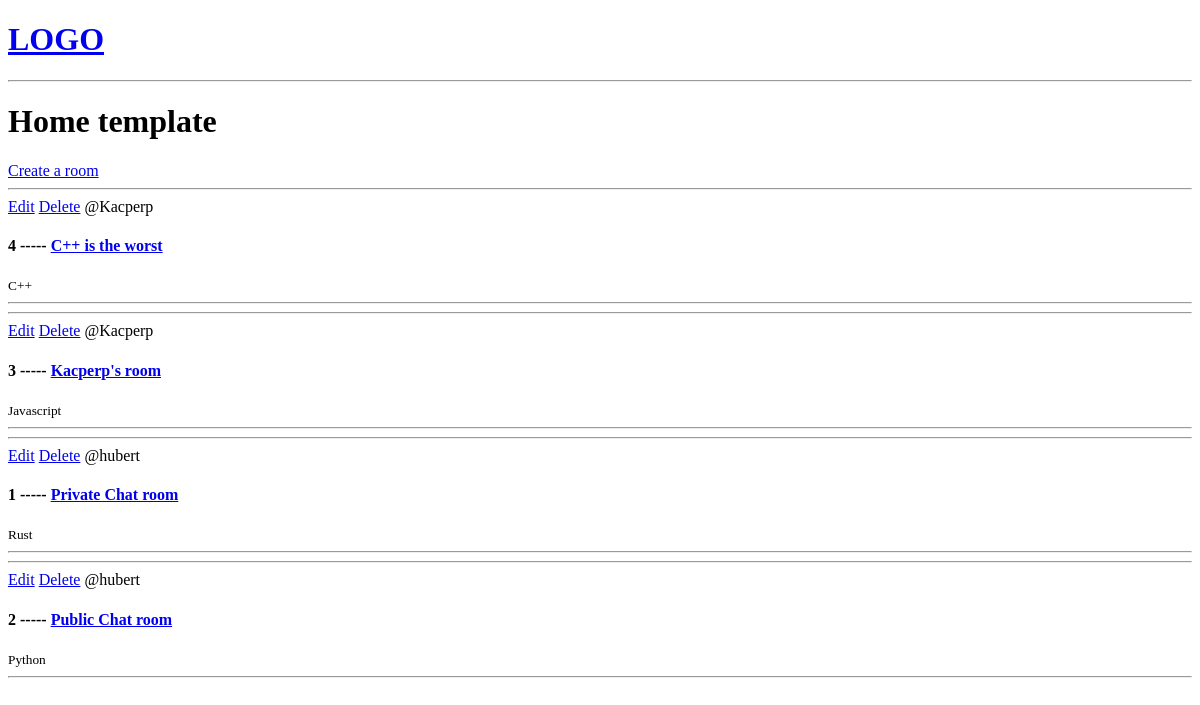
The app's page /, older data.
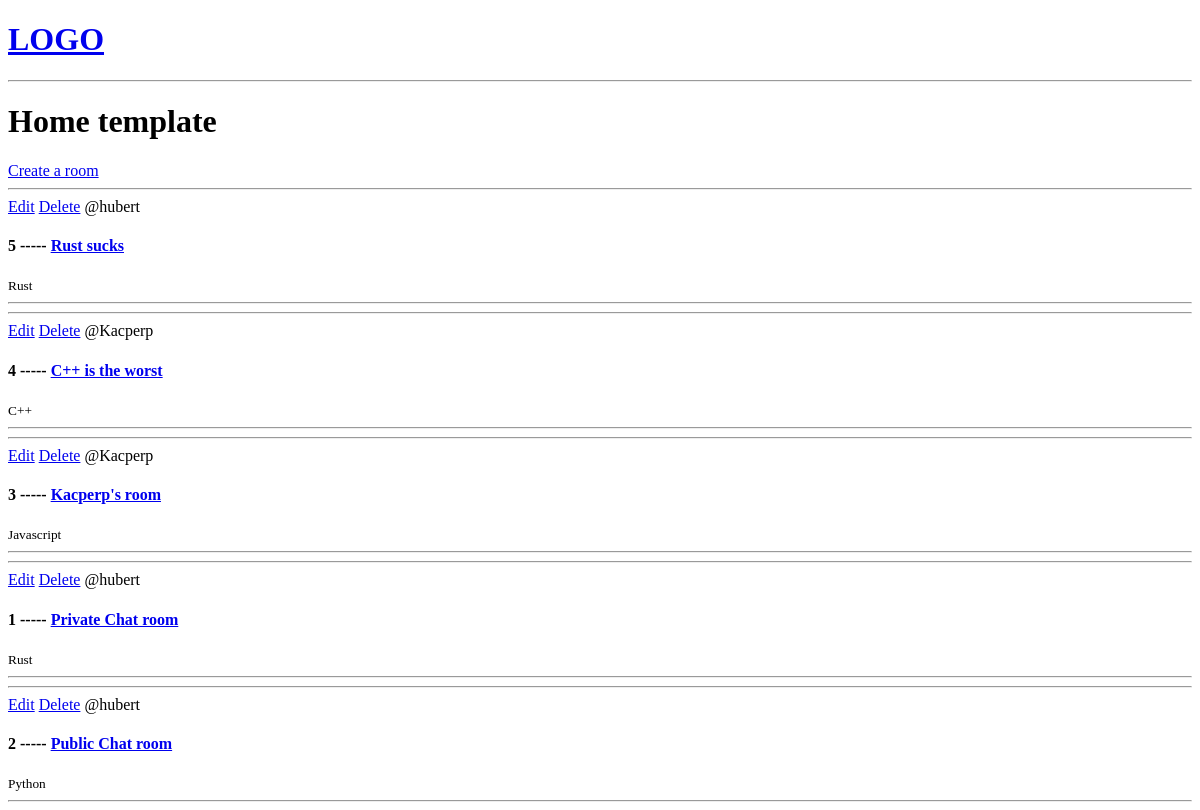
The same page, newer data.
### base/models.py (models this page shows, shortened)
class Room(models.Model):
    host = models.ForeignKey(User, on_delete=models.SET_NULL, null = True)
    topic = models.ForeignKey(Topic, on_delete=models.SET_NULL, null = True)
    name = models.CharField(max_length=100)
    description = models.TextField(null=True, blank=True)
    updated = models.DateTimeField(auto_now=True)
    created = models.DateTimeField(auto_now_add=True)
    class Meta:
        ordering = ['-updated', '-created']

class Topic(models.Model):
    name = models.CharField(max_length=200)

### base/views.py (the view)
# urls.py: path('', views.home, name='home'),
def home(request):
    rooms = Room.objects.all()
    context = {'rooms': rooms}
    return render(request, 'base/home.html', context)

### base/templates/base/home.html
{% extends 'main.html' %}
{% block content %}
<h1>Home template</h1>
<div>
    <a href="{% url 'create-room'%}">Create a room</a>
    {% for room in rooms%}
    <div>
        <hr>
        <span>
            <a href ="{% url 'update-room' room.id%}">Edit</a>
            <a href ="{% url 'delete-room' room.id%}">Delete</a>
        </span>
        <span>@{{room.host.username}}</span>
        <h4>{{room.id}} ----- <a href="{% url 'room' room.id %}">{{room.name}}</a></h4>
        <small>{{room.topic.name}}</small>
        <hr>
    </div>
    {% endfor %}
</div>
{% endblock %}

Row changes from the older to the newer data that the page shows:
added Room: host.username "hubert", id "5", name "Rust sucks", topic.name "Rust"
